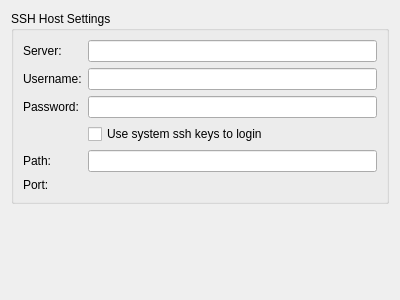
<?xml version="1.0" encoding="UTF-8"?>
<ui version="4.0">
 <class>SyncSSHSettings</class>
 <widget class="QWidget" name="SyncSSHSettings">
  <property name="geometry">
   <rect>
    <x>0</x>
    <y>0</y>
    <width>400</width>
    <height>300</height>
   </rect>
  </property>
  <layout class="QVBoxLayout" name="verticalLayout">
   <item>
    <widget class="QGroupBox" name="sshGroupBox">
     <property name="title">
      <string>SSH Host Settings</string>
     </property>
     <layout class="QFormLayout" name="formLayout">
      <property name="fieldGrowthPolicy">
       <enum>QFormLayout::ExpandingFieldsGrow</enum>
      </property>
      <item row="0" column="0">
       <widget class="QLabel" name="label">
        <property name="text">
         <string>Server:</string>
        </property>
       </widget>
      </item>
      <item row="0" column="1">
       <widget class="KLineEdit" name="kcfg_syncHost"/>
      </item>
      <item row="1" column="0">
       <widget class="QLabel" name="label_2">
        <property name="text">
         <string>Username:</string>
        </property>
       </widget>
      </item>
      <item row="1" column="1">
       <widget class="KLineEdit" name="kcfg_syncUser"/>
      </item>
      <item row="2" column="0">
       <widget class="QLabel" name="label_3">
        <property name="text">
         <string>Password:</string>
        </property>
       </widget>
      </item>
      <item row="2" column="1">
       <widget class="KLineEdit" name="kcfg_syncPass"/>
      </item>
      <item row="3" column="1">
       <widget class="QCheckBox" name="syncWithSSHKeys">
        <property name="text">
         <string>Use system ssh keys to login</string>
        </property>
       </widget>
      </item>
      <item row="4" column="0">
       <widget class="QLabel" name="label_4">
        <property name="text">
         <string>Path:</string>
        </property>
       </widget>
      </item>
      <item row="4" column="1">
       <widget class="KLineEdit" name="kcfg_syncPath"/>
      </item>
      <item row="5" column="0">
       <widget class="QLabel" name="label_5">
        <property name="text">
         <string>Port:</string>
        </property>
       </widget>
      </item>
      <item row="5" column="1">
       <widget class="KIntNumInput" name="kcfg_syncPort"/>
      </item>
     </layout>
    </widget>
   </item>
   <item>
    <spacer name="verticalSpacer">
     <property name="orientation">
      <enum>Qt::Vertical</enum>
     </property>
     <property name="sizeHint" stdset="0">
      <size>
       <width>20</width>
       <height>124</height>
      </size>
     </property>
    </spacer>
   </item>
  </layout>
 </widget>
 <customwidgets>
  <customwidget>
   <class>KLineEdit</class>
   <extends>QLineEdit</extends>
   <header>klineedit.h</header>
  </customwidget>
  <customwidget>
   <class>KIntNumInput</class>
   <extends>QWidget</extends>
   <header>knuminput.h</header>
  </customwidget>
 </customwidgets>
 <resources/>
 <connections/>
</ui>
